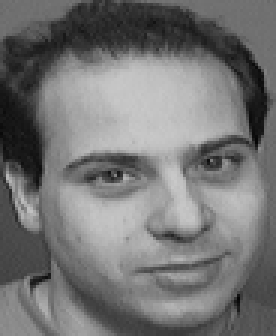
#> input picture el_image.png, 92 x 112 px (shown 3 times larger)
$ python -i harris_lamda.py   (imports and definitions only)   (older library calls are emulated)
#> lines starting #> are read from the running program, lines starting #| are printed output that depends on the picture
#> further down, picture is the input picture: shape (112, 92, 3); min 4, max 201, mean 116.6
import cv2
import matplotlib.pyplot as plt
import numpy as np
import timeit


def apply_harris_operator(img: np.ndarray, k: float = 0.05) -> np.ndarray:
    """
    Apply the Harris corner detection algorithm to an input image.
    Parameters:
        img (np.ndarray): The input image to which the Harris operator will be applied.
        k (float): Sensitivity factor to separate corners from edges.
                            Smaller values of k result in detection of sharper corners. Default is 0.05.
    Returns:
        np.ndarray: An array representing the Harris response of the input image.
    """
#> called with k = 0.05
    img_copy = np.copy(img)
    img = cv2.cvtColor(img_copy, cv2.COLOR_BGR2GRAY)
    I_x = cv2.Sobel(img, cv2.CV_64F, 1, 0, ksize=5)
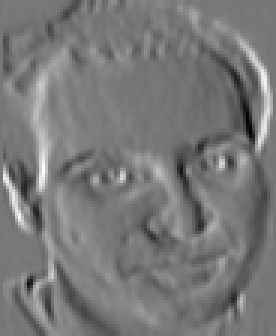
#> I_x: shape (112, 92) float64 (shown 3 times larger); min -4755, max 5356, mean 37.4; drawn with min black and max white
    I_y = cv2.Sobel(img, cv2.CV_64F, 0, 1, ksize=5)
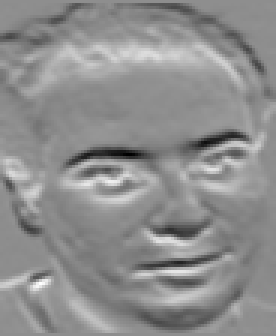
#> I_y: shape (112, 92) float64 (shown 3 times larger); min -5695, max 4507, mean 3.4; drawn with min black and max white
    # The weights Wp should be circularly symmetric (for rotation invariance)
    Sxx = cv2.GaussianBlur(src=I_x ** 2, ksize=(5, 5), sigmaX=0)
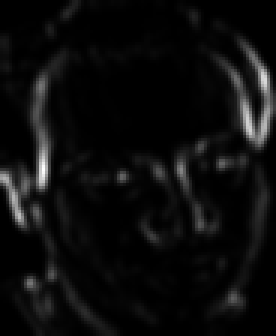
#> Sxx: shape (112, 92) float64 (shown 3 times larger); min 188.9, max 16101526.8, mean 820852.1; drawn with min black and max white
    Syy = cv2.GaussianBlur(src=I_y ** 2, ksize=(5, 5), sigmaX=0)
    # Sxy = Syx
    Sxy = cv2.GaussianBlur(src=I_x * I_y, ksize=(5, 5), sigmaX=0)
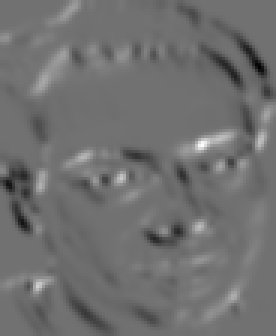
#> Sxy: shape (112, 92) float64 (shown 3 times larger); min -5836652.3, max 7280424.6, mean -73444.6; drawn with min black and max white
    # H Matrix is
    # [ Ix^2        Ix * Iy ]
    # [ Iy * Ix     Iy^2    ]
    # Harris Response R
    det_H = Sxx * Syy - Sxy ** 2
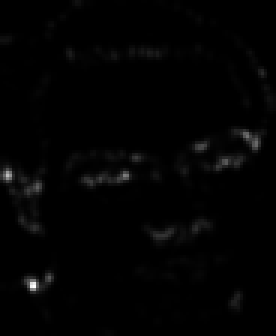
#> det_H: shape (112, 92) float64 (shown 3 times larger); min 79380.6, max 2.94e+13, mean 3.49e+11; drawn with min black and max white
    trace_H = Sxx + Syy
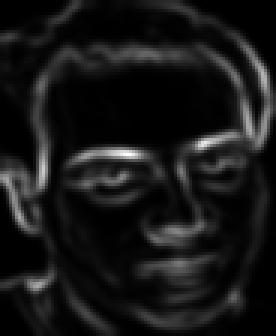
#> trace_H: shape (112, 92) float64 (shown 3 times larger); min 574.8, max 20459697.3, mean 1862413.4; drawn with min black and max white
    # corner strength function
    harris_response = det_H - k * (trace_H ** 2)
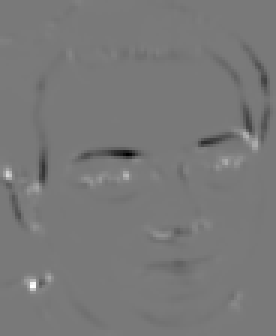
#> harris_response: shape (112, 92) float64 (shown 3 times larger); min -2.03e+13, max 2.21e+13, mean -1.44e+11; drawn with min black and max white
    return harris_response


# [62 lines left out: functions apply_lamda_minus_operator, get_operator_indices, map_indices_to_image, not called in this run]

>>> import cv2
>>> picture = cv2.imread('../el_image.png')
>>> result = apply_harris_operator(picture)

$ run again, on outsider.jpg
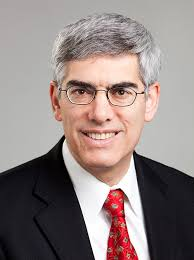
#> input picture outsider.jpg, 194 x 260 px
#> picture is the input picture: shape (260, 194, 3); mean B, G, R 130.2, 132.6, 146.6
#> in apply_harris_operator, `trace_H = Sxx + Syy`:
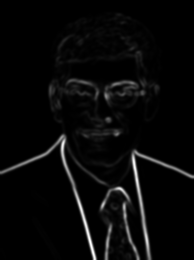
#> trace_H: shape (260, 194) float64; min 0, max 77556218.8, mean 2660917; drawn with min black and max white
#> in apply_harris_operator, `harris_response = det_H - k * (trace_H ** 2)`:
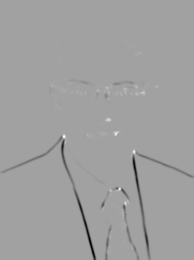
#> harris_response: shape (260, 194) float64; min -2.99e+14, max 1.73e+14, mean -2.7e+12; drawn with min black and max white
